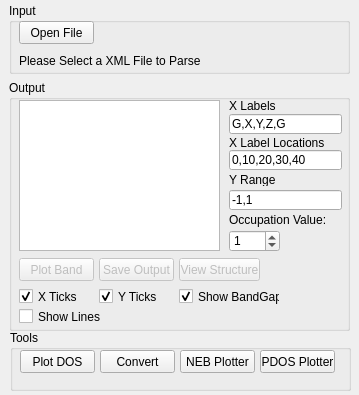
<?xml version="1.0" encoding="UTF-8"?>
<ui version="4.0">
 <class>Form</class>
 <widget class="QWidget" name="Form">
  <property name="geometry">
   <rect>
    <x>0</x>
    <y>0</y>
    <width>359</width>
    <height>395</height>
   </rect>
  </property>
  <property name="windowTitle">
   <string>Form</string>
  </property>
  <widget class="QGroupBox" name="inputBox">
   <property name="geometry">
    <rect>
     <x>9</x>
     <y>3</y>
     <width>341</width>
     <height>71</height>
    </rect>
   </property>
   <property name="title">
    <string>Input</string>
   </property>
   <widget class="QPushButton" name="openXMLBtn">
    <property name="geometry">
     <rect>
      <x>10</x>
      <y>18</y>
      <width>75</width>
      <height>23</height>
     </rect>
    </property>
    <property name="toolTip">
     <string>Choosing a QE output xml file to parse the results.</string>
    </property>
    <property name="text">
     <string>Open File</string>
    </property>
   </widget>
   <widget class="QLabel" name="directoryLabel">
    <property name="geometry">
     <rect>
      <x>10</x>
      <y>50</y>
      <width>311</width>
      <height>16</height>
     </rect>
    </property>
    <property name="text">
     <string>Please Select a XML File to Parse</string>
    </property>
   </widget>
  </widget>
  <widget class="QGroupBox" name="outputBox">
   <property name="geometry">
    <rect>
     <x>9</x>
     <y>80</y>
     <width>341</width>
     <height>251</height>
    </rect>
   </property>
   <property name="title">
    <string>Output</string>
   </property>
   <widget class="QTextEdit" name="outputText">
    <property name="geometry">
     <rect>
      <x>10</x>
      <y>20</y>
      <width>201</width>
      <height>151</height>
     </rect>
    </property>
   </widget>
   <widget class="QPushButton" name="plotBandBtn">
    <property name="enabled">
     <bool>false</bool>
    </property>
    <property name="geometry">
     <rect>
      <x>10</x>
      <y>178</y>
      <width>75</width>
      <height>23</height>
     </rect>
    </property>
    <property name="toolTip">
     <string>Plotting the Bandgap calculated through the results. </string>
    </property>
    <property name="text">
     <string>Plot Band</string>
    </property>
   </widget>
   <widget class="QPushButton" name="saveBtn">
    <property name="enabled">
     <bool>false</bool>
    </property>
    <property name="geometry">
     <rect>
      <x>90</x>
      <y>178</y>
      <width>75</width>
      <height>23</height>
     </rect>
    </property>
    <property name="toolTip">
     <string>Saving the results into a file. </string>
    </property>
    <property name="text">
     <string>Save Output</string>
    </property>
   </widget>
   <widget class="QLineEdit" name="xRangeInput">
    <property name="geometry">
     <rect>
      <x>220</x>
      <y>34</y>
      <width>113</width>
      <height>20</height>
     </rect>
    </property>
    <property name="text">
     <string>G,X,Y,Z,G</string>
    </property>
   </widget>
   <widget class="QLineEdit" name="yRangeInput">
    <property name="geometry">
     <rect>
      <x>220</x>
      <y>110</y>
      <width>113</width>
      <height>20</height>
     </rect>
    </property>
    <property name="text">
     <string>-1,1</string>
    </property>
   </widget>
   <widget class="QLabel" name="xRangeLabel">
    <property name="geometry">
     <rect>
      <x>220</x>
      <y>18</y>
      <width>111</width>
      <height>16</height>
     </rect>
    </property>
    <property name="text">
     <string>X Labels</string>
    </property>
   </widget>
   <widget class="QLabel" name="yRangeLabel">
    <property name="geometry">
     <rect>
      <x>220</x>
      <y>93</y>
      <width>47</width>
      <height>13</height>
     </rect>
    </property>
    <property name="text">
     <string>Y Range</string>
    </property>
   </widget>
   <widget class="QPushButton" name="viewBtn">
    <property name="enabled">
     <bool>false</bool>
    </property>
    <property name="geometry">
     <rect>
      <x>170</x>
      <y>178</y>
      <width>81</width>
      <height>23</height>
     </rect>
    </property>
    <property name="toolTip">
     <string>View structure. </string>
    </property>
    <property name="text">
     <string>View Structure</string>
    </property>
   </widget>
   <widget class="QLabel" name="occupationLabel">
    <property name="geometry">
     <rect>
      <x>220</x>
      <y>132</y>
      <width>101</width>
      <height>16</height>
     </rect>
    </property>
    <property name="text">
     <string>Occupation Value:</string>
    </property>
   </widget>
   <widget class="QSpinBox" name="occupationSpin">
    <property name="geometry">
     <rect>
      <x>220</x>
      <y>150</y>
      <width>51</width>
      <height>22</height>
     </rect>
    </property>
    <property name="minimum">
     <number>-10</number>
    </property>
    <property name="maximum">
     <number>10</number>
    </property>
    <property name="value">
     <number>1</number>
    </property>
   </widget>
   <widget class="QCheckBox" name="xTicksCB">
    <property name="geometry">
     <rect>
      <x>10</x>
      <y>208</y>
      <width>70</width>
      <height>17</height>
     </rect>
    </property>
    <property name="text">
     <string>X Ticks</string>
    </property>
    <property name="checked">
     <bool>true</bool>
    </property>
   </widget>
   <widget class="QCheckBox" name="yTicksCB">
    <property name="geometry">
     <rect>
      <x>90</x>
      <y>208</y>
      <width>70</width>
      <height>17</height>
     </rect>
    </property>
    <property name="text">
     <string>Y Ticks</string>
    </property>
    <property name="checked">
     <bool>true</bool>
    </property>
   </widget>
   <widget class="QCheckBox" name="showBandCB">
    <property name="geometry">
     <rect>
      <x>170</x>
      <y>208</y>
      <width>101</width>
      <height>17</height>
     </rect>
    </property>
    <property name="text">
     <string>Show BandGap</string>
    </property>
    <property name="checked">
     <bool>true</bool>
    </property>
   </widget>
   <widget class="QCheckBox" name="showLinesCB">
    <property name="enabled">
     <bool>true</bool>
    </property>
    <property name="geometry">
     <rect>
      <x>10</x>
      <y>228</y>
      <width>101</width>
      <height>17</height>
     </rect>
    </property>
    <property name="text">
     <string>Show Lines</string>
    </property>
    <property name="checked">
     <bool>false</bool>
    </property>
   </widget>
   <widget class="QLabel" name="xRangeLabel_2">
    <property name="geometry">
     <rect>
      <x>220</x>
      <y>55</y>
      <width>111</width>
      <height>16</height>
     </rect>
    </property>
    <property name="text">
     <string>X Label Locations</string>
    </property>
   </widget>
   <widget class="QLineEdit" name="xTicksLocationInput">
    <property name="geometry">
     <rect>
      <x>220</x>
      <y>70</y>
      <width>113</width>
      <height>20</height>
     </rect>
    </property>
    <property name="text">
     <string>0,10,20,30,40</string>
    </property>
   </widget>
  </widget>
  <widget class="QGroupBox" name="groupBox">
   <property name="geometry">
    <rect>
     <x>10</x>
     <y>330</y>
     <width>341</width>
     <height>61</height>
    </rect>
   </property>
   <property name="title">
    <string>Tools</string>
   </property>
   <widget class="QPushButton" name="dosPlotBtn">
    <property name="geometry">
     <rect>
      <x>10</x>
      <y>20</y>
      <width>75</width>
      <height>23</height>
     </rect>
    </property>
    <property name="toolTip">
     <string/>
    </property>
    <property name="text">
     <string>Plot DOS</string>
    </property>
   </widget>
   <widget class="QPushButton" name="convertBtn">
    <property name="geometry">
     <rect>
      <x>90</x>
      <y>20</y>
      <width>75</width>
      <height>23</height>
     </rect>
    </property>
    <property name="text">
     <string>Convert</string>
    </property>
   </widget>
   <widget class="QPushButton" name="nebBtn">
    <property name="geometry">
     <rect>
      <x>170</x>
      <y>20</y>
      <width>75</width>
      <height>23</height>
     </rect>
    </property>
    <property name="text">
     <string>NEB Plotter</string>
    </property>
   </widget>
   <widget class="QPushButton" name="pdosBtn">
    <property name="geometry">
     <rect>
      <x>250</x>
      <y>20</y>
      <width>75</width>
      <height>23</height>
     </rect>
    </property>
    <property name="text">
     <string>PDOS Plotter</string>
    </property>
   </widget>
  </widget>
 </widget>
 <resources/>
 <connections/>
</ui>
